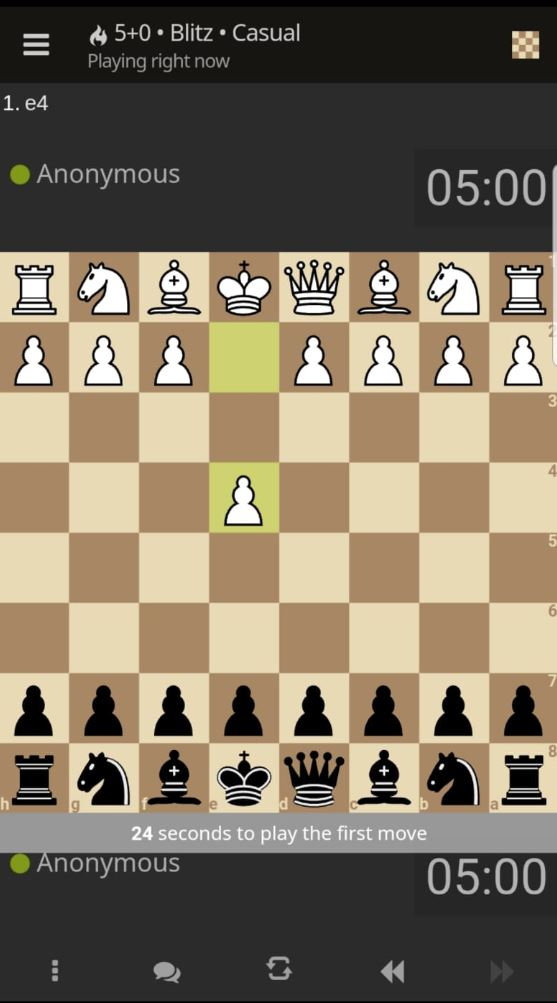
#> input picture test.JPG, 557 x 1003 px, given in place of screenshot1.png, which was not available
$ jupyter execute --allow-errors chessboard-detection.ipynb   (text cells are left out)
#> lines starting #> are read from the running program, lines starting #| are printed output that depends on the picture; after the words box and inside, x2 and y2 are one past the last pixel; in counts of white or black regions, pixels touching at a corner belong together; pictures that were not available may be replaced by others from this repository, and a replacement may not be noted
[cell 1]
# Imports for visualization
import cv2
import numpy as np
from matplotlib import pyplot as plt
from scipy import stats
import pyautogui

[cell 2]
def display_image(img):
    #imS = cv2.resize(img, (1000, 700))  # Resize image
    imS = cv2.resize(img, (800, 800))
    cv2.imshow("image", imS)
    cv2.waitKey(0)

    cv2.waitKey(0)
    cv2.destroyAllWindows()


def make_kernel(a):
  """Transform a 2D array into a convolution kernel"""
  a = np.asarray(a)
  a = a.reshape(list(a.shape) + [1,1])
  return a

[cell 3]
def take_screenshot():
    myScreenshot = pyautogui.screenshot(region=(565,195, 700, 700))
    myScreenshot.save(r'screenshot1.png')
    return r'screenshot1.png'

[cell 4]
import tkinter as tk
from tkinter import filedialog

root= tk.Tk()

canvas1 = tk.Canvas(root, width = 300, height = 300)
canvas1.pack()

def takeScreenshot ():

    myScreenshot = pyautogui.screenshot()
    file_path = filedialog.asksaveasfilename(defaultextension='.png')
    myScreenshot.save(file_path)

myButton = tk.Button(text='Take Screenshot', command=take_screenshot, bg='green',fg='white',font= 10)
canvas1.create_window(150, 150, window=myButton)

root.mainloop()

[cell 5]
#Load image and convert to grayscale
image_path = 'screenshot1.png'
img = cv2.imread(image_path)
#> img is the input picture: shape (1003, 557, 3); mean B, G, R 96.8, 115.1, 126.1

gray = cv2.cvtColor(img, cv2.COLOR_BGR2GRAY)
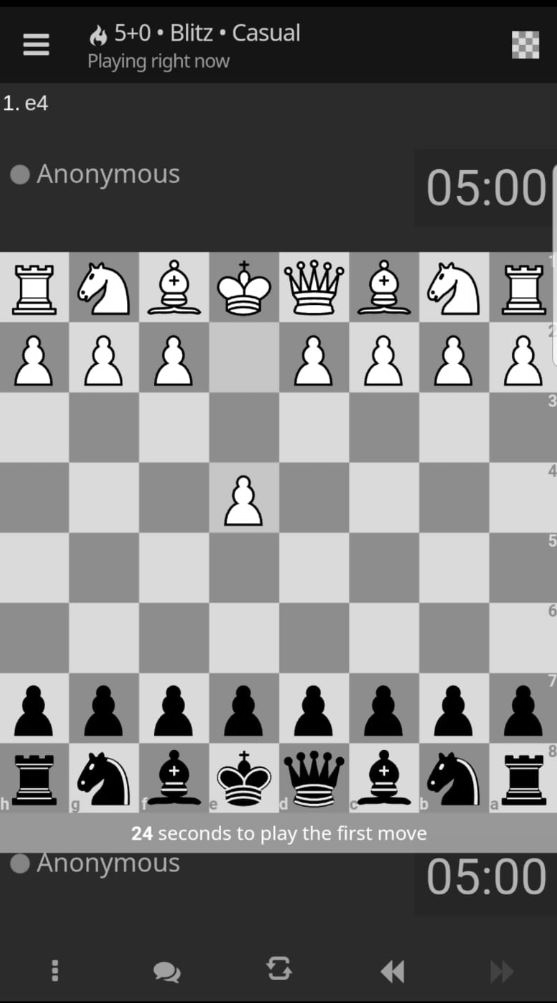
#> gray: shape (1003, 557); min 0, max 255, mean 116.3

#Perform Hough transform
gray = cv2.cvtColor(img, cv2.COLOR_BGR2GRAY)
edges = cv2.Canny(gray,50,150,apertureSize = 3)
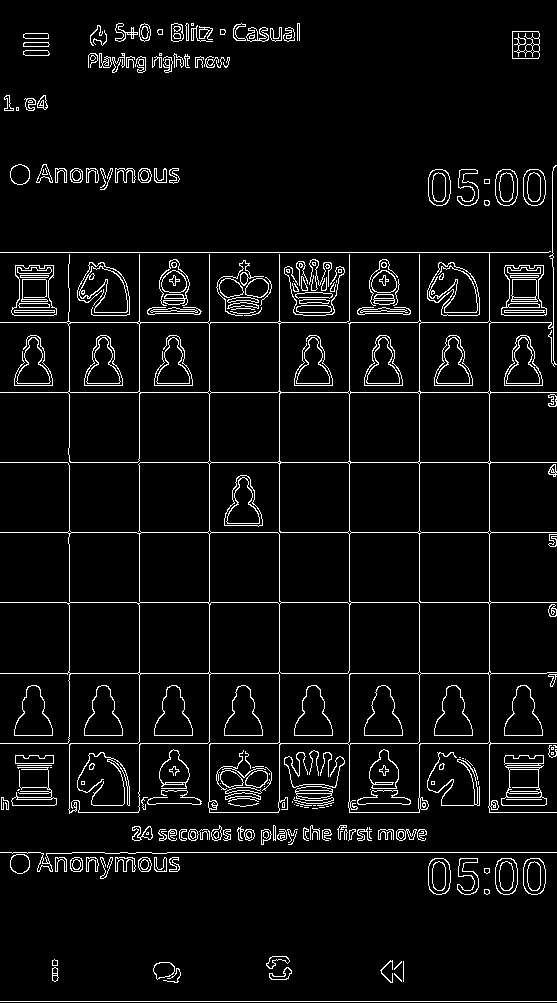
#> edges: shape (1003, 557); 5.4% white in thin lines or dots
lines = cv2.HoughLines(edges,1,np.pi/180,200)
#> lines = 23 rows, first 8: [139, 0], [279, 0], [489, 0], [209, 0], [1001, 1.57], [252, 1.57], [349, 0], [743, 1.57]

[cell 6]
vertical_lines = []
horizontal_lines = []
#Display all lines
for line in lines:
    rho = line[0][0]
    theta = line[0][1]
    if(theta == 0):
        vertical_lines.append(line)
#> this loop made 23 passes
#> (rho, theta) on passes 1 to 12: (139, 0), (279, 0), (489, 0), (209, 0), (1001, 1.57), (252, 1.57), (349, 0), (743, 1.57), (419, 0), (392, 1.57), (462, 1.57), (602, 1.57)
#> after the loop, vertical_lines = [[[139, 0]], [[279, 0]], [[489, 0]], [[209, 0]], [[349, 0]], [[419, 0]], [[69, 0]]]


#Display all lines
for line in lines:
    rho = line[0][0]
    theta = line[0][1]
    if theta != 0.0:
        horizontal_lines.append(line)
#> after the loop, horizontal_lines = [[[1001, 1.57]], [[252, 1.57]], [[743, 1.57]], [[392, 1.57]], [[462, 1.57]], [[602, 1.57]], [[532, 1.57]], [[322, 1.57]], [[673, 1.57]], [[852, 1.57]], [[735, 1.57]], [[385, 1.57]], [[812, 1.57]], [[383, 1.57]], [[805, 1.57]], [[312, 1.57]]]

[cell 7]
def checkMatch(lineset):
    """Checks whether there exists 7 lines of consistent increasing order in set of lines"""
    linediff = np.diff(lineset)
    x = 0
    cnt = 0
    for line in linediff:
        # Within 5 px of the other (allowing for minor image errors)
        if np.abs(line - x) < 5:
            cnt += 1
        else:
            cnt = 0
            x = line
    return cnt == 5

[cell 8]
len(horizontal_lines)
#> Out = 16

[cell 9]
img = cv2.imread(image_path)
for line in vertical_lines:
    rho = line[0][0]
    theta = line[0][1]
    a = np.cos(theta)
    b = np.sin(theta)
    x0 = a*rho
    y0 = b*rho
    x1 = int(x0 + 5000*(-b))
    y1 = int(y0 + 5000*(a))
    x2 = int(x0 - 5000*(-b))
    y2 = int(y0 - 5000*(a))

    cv2.line(img,(x1,y1),(x2,y2),(0,0,255),2)
#> this loop made 7 passes
#> (line, rho, x0, x1, x2) on passes 1 to 7: ([[139, 0]], 139, 139, 139, 139), ([[279, 0]], 279, 279, 279, 279), ([[489, 0]], 489, 489, 489, 489), ([[209, 0]], 209, 209, 209, 209), ([[349, 0]], 349, 349, 349, 349), ([[419, 0]], 419, 419, 419, 419), ([[69, 0]], 69, 69, 69, 69)
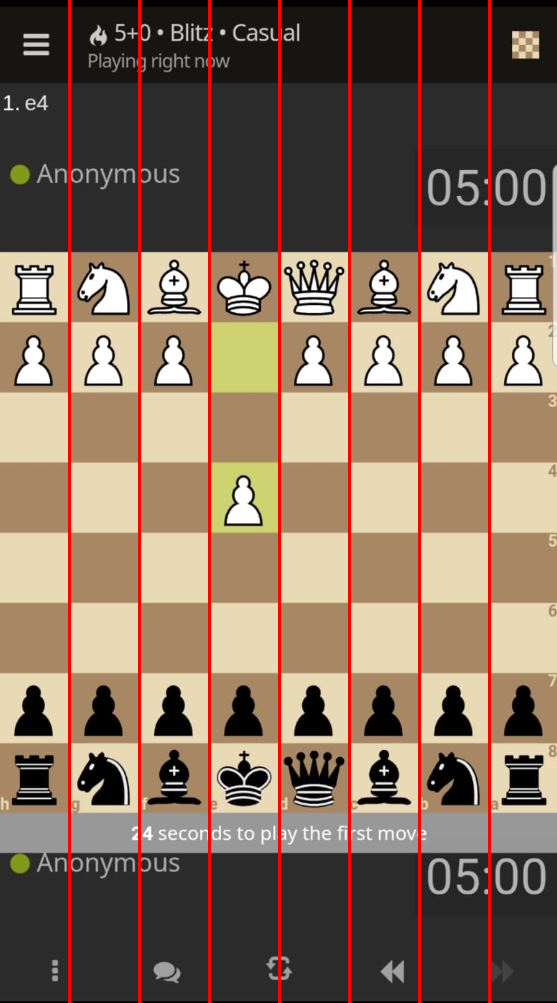
#> img: shape (1003, 557, 3); 3.77% of pixels changed, all inside (x1, y1, x2, y2) = (68, 0, 491, 1003)

display_image(img)

[cell 10]
img = cv2.imread(image_path)
for line in horizontal_lines:
    rho = line[0][0]
    theta = line[0][1]
    a = np.cos(theta)
    b = np.sin(theta)
    x0 = a*rho
    y0 = b*rho
    x1 = int(x0 + 5000*(-b))
    y1 = int(y0 + 5000*(a))
    x2 = int(x0 - 5000*(-b))
    y2 = int(y0 - 5000*(a))

    cv2.line(img,(x1,y1),(x2,y2),(0,0,255),2)
#> this loop made 16 passes
#> (line, rho, x0, y0, y1, y2) on passes 1 to 12: ([[1001, 1.57]], 1001, -4.38e-05, 1001, 1000, 1001), ([[252, 1.57]], 252, -1.1e-05, 252, 251, 252), ([[743, 1.57]], 743, -3.25e-05, 743, 742, 743), ([[392, 1.57]], 392, -1.71e-05, 392, 391, 392), ([[462, 1.57]], 462, -2.02e-05, 462, 461, 462), ([[602, 1.57]], 602, -2.63e-05, 602, 601, 602), ([[532, 1.57]], 532, -2.33e-05, 532, 531, 532), ([[322, 1.57]], 322, -1.41e-05, 322, 321, 322), ([[673, 1.57]], 673, -2.94e-05, 673, 672, 673), ([[852, 1.57]], 852, -3.72e-05, 852, 851, 852), ([[735, 1.57]], 735, -3.21e-05, 735, 734, 735), ([[385, 1.57]], 385, -1.68e-05, 385, 384, 385)
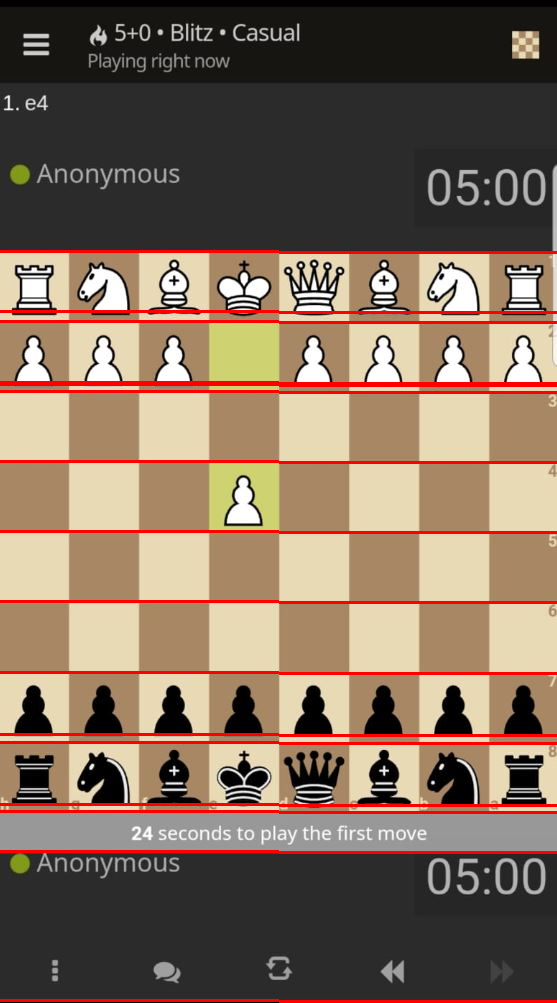
#> img: shape (1003, 557, 3); 4.69% of pixels changed, all inside (x1, y1, x2, y2) = (0, 250, 557, 1003)

display_image(img)
#> in display_image (call 2), `imS = cv2.resize(img, (800, 800))`:
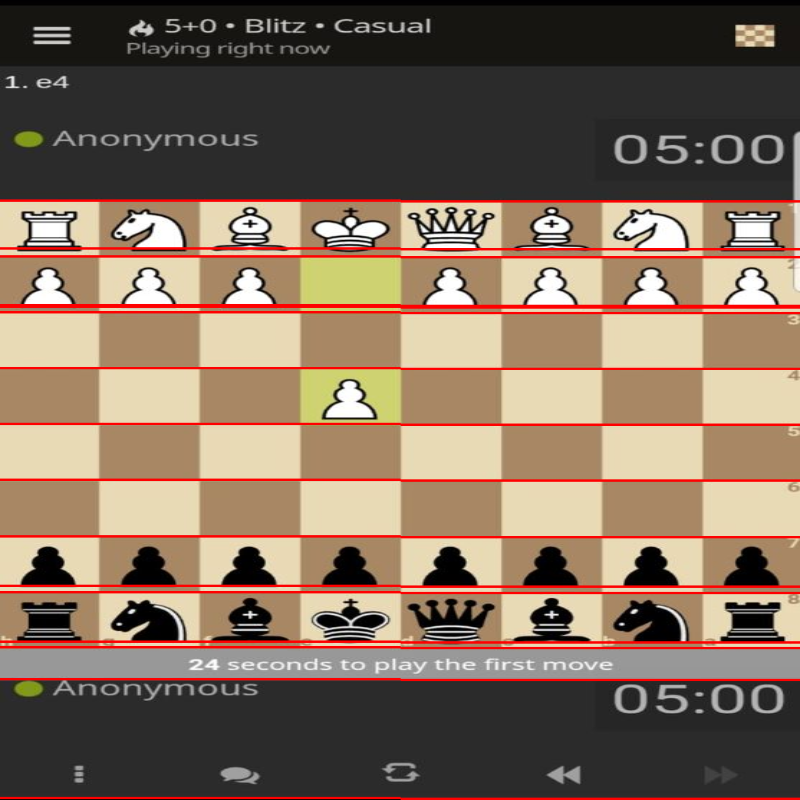
#> imS: shape (800, 800, 3); mean B, G, R 91.2, 108.2, 130.4

[cell 11]
#Convert to numpy arrays.
horizontal_lines_np = np.concatenate( horizontal_lines, axis=0 )
#> horizontal_lines_np = 16 rows, first 8: [1001, 1.57], [252, 1.57], [743, 1.57], [392, 1.57], [462, 1.57], [602, 1.57], [532, 1.57], [322, 1.57]
vertical_lines_np = np.concatenate( vertical_lines, axis=0 )
#> vertical_lines_np = [[139, 0], [279, 0], [489, 0], [209, 0], [349, 0], [419, 0], [69, 0]]
horizontal_lines_np = np.sort(horizontal_lines_np, axis = 0)
#> horizontal_lines_np = 16 rows, first 8: [252, 1.57], [312, 1.57], [322, 1.57], [383, 1.57], [385, 1.57], [392, 1.57], [462, 1.57], [532, 1.57]
vertical_lines_np = np.sort(vertical_lines_np, axis = 0)
#> vertical_lines_np = [[69, 0], [139, 0], [209, 0], [279, 0], [349, 0], [419, 0], [489, 0]]

horizontal_lines_np
#> Out has the same summary as horizontal_lines_np

[cell 12]
linediff_hor = np.diff(horizontal_lines_np, axis = 0)
#> linediff_hor = 15 rows, first 8: [60, 0], [10, 0], [61, 0], [2, 0], [7, 0], [70, 0], [70, 0], [70, 0]
linediff_ver = np.diff(vertical_lines_np, axis = 0)
#> linediff_ver = [[70, 0], [70, 0], [70, 0], [70, 0], [70, 0], [70, 0]]

linediff_hor
#> Out has the same summary as linediff_hor

[cell 13]
#Remove lines which are very close to each other so that the board detection will be easier.
def filter_lines(lines, linediff):
    indices_to_delete = []
    for index, diff in enumerate(linediff):
        if(diff[0] <= 10):
            indices_to_delete.append(index)
#> this loop made 15 passes
#> diff on passes 1 to 12: [60, 0], [10, 0], [61, 0], [2, 0], [7, 0], [70, 0], [70, 0], [70, 0], [71, 0], [62, 0], [8, 0], [62, 0]
#> after the loop, indices_to_delete = [1, 3, 4, 10, 12]
    return np.delete(lines, indices_to_delete,0)

[cell 14]
filtered_horizontal_lines = filter_lines(horizontal_lines_np, linediff_hor)
#> filtered_horizontal_lines = [[252, 1.57], [322, 1.57], [392, 1.57], [462, 1.57], [532, 1.57], [602, 1.57], [673, 1.57], [743, 1.57], [812, 1.57], [852, 1.57], [1001, 1.57]]
filtered_vertical_lines = filter_lines(vertical_lines_np, linediff_ver)
#> the loop in filter_lines (call 2), `for index, diff in enumerate(linediff):` made 6 passes
#> filtered_vertical_lines has the same summary as vertical_lines_np

[cell 15]
img = cv2.imread(image_path)
for line in filtered_horizontal_lines:
    rho = line[0]
    theta = line[1]
    a = np.cos(theta)
    b = np.sin(theta)
    x0 = a*rho
    y0 = b*rho
    x1 = int(x0 + 5000*(-b))
    y1 = int(y0 + 5000*(a))
    x2 = int(x0 - 5000*(-b))
    y2 = int(y0 - 5000*(a))

    cv2.line(img,(x1,y1),(x2,y2),(0,0,255),2)
#> this loop made 11 passes
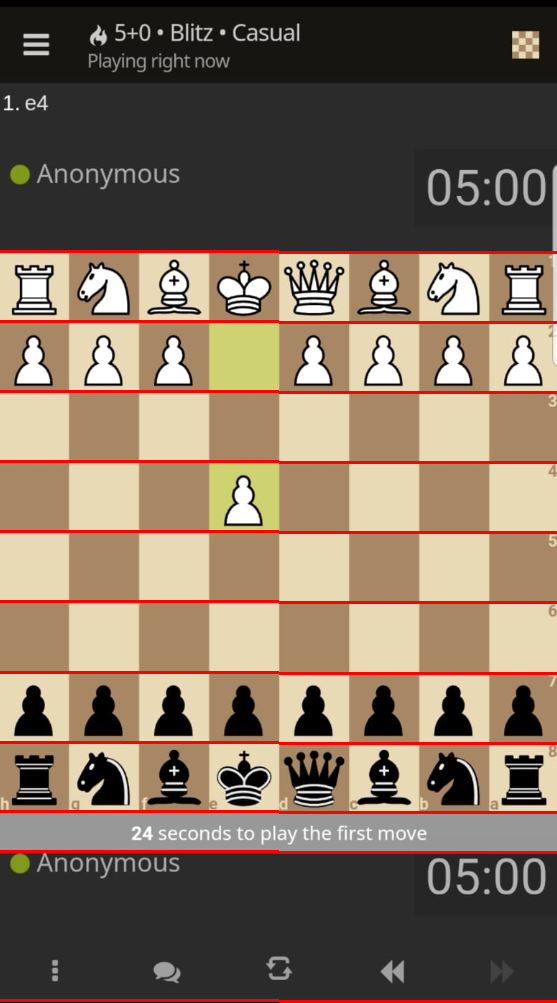
#> img: shape (1003, 557, 3); 3.29% of pixels changed, all inside (x1, y1, x2, y2) = (0, 250, 557, 1003)

display_image(img)
#> in display_image (call 3), `imS = cv2.resize(img, (800, 800))`:
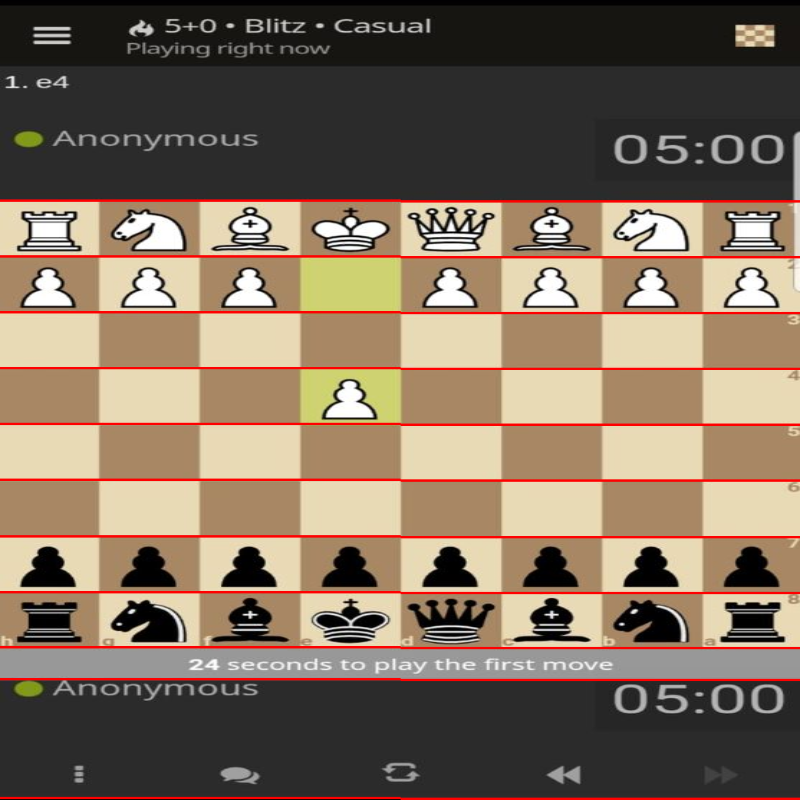
#> imS: shape (800, 800, 3); mean B, G, R 92.8, 110.1, 128.9

[cell 16]
#update line differences.

linediff_hor = np.diff(filtered_horizontal_lines, axis = 0)
#> linediff_hor = [[70, 0], [70, 0], [70, 0], [70, 0], [70, 0], [71, 0], [70, 0], [69, 0], [40, 0], [149, 0]]
linediff_ver = np.diff(filtered_vertical_lines, axis = 0)

[cell 17]
linediff_hor
#> Out has the same summary as linediff_hor

[cell 18]
def get_chess_lines(lines, linediff):
    indices_to_delete = []
    #find most occuring difference which is probably the width of the chess square.
    m = stats.mode(linediff)
#> m = ([70, 0], [6, 10])
    mode = m[0][0][0]
    for index, diff in enumerate(linediff):
        if(abs(diff[0] - mode) >5):
            print(diff[0])
            indices_to_delete.append(index+1)
    return np.delete(lines, indices_to_delete,0)

#> (a cell that did not finish here is left out)

[cell 20]
img = cv2.imread(image_path)
#> (the rest of this cell did not finish here and is left out)

[cell 21]
#Get equations of lines:
def getIntersection(rho1,theta1,rho2, theta2):
    A = np.array([
        [np.cos(theta1), np.sin(theta1)],
        [np.cos(theta2), np.sin(theta2)]
    ])
    b = np.array([[rho1], [rho2]])
    x0, y0 = np.linalg.solve(A, b)
    x0, y0 = int(np.round(x0)), int(np.round(y0))
    return [[x0, y0]]

[cell 22]
#Get all intersection points of horizontal and vertical lines to get the corners of the chess squares to extract patches.

points = []
#> (the rest of this cell did not finish here and is left out)

[cell 23]
# Make empty black image
img = cv2.imread(image_path)
for point in points:
    print(point)
    cv2.circle(img, (point[0],point[1]), 5, [0,0,255], thickness=2, lineType=8, shift=0)
#image[10,5]=[0,0,255]

display_image(img)
#> in display_image (call 4), `imS = cv2.resize(img, (800, 800))`:
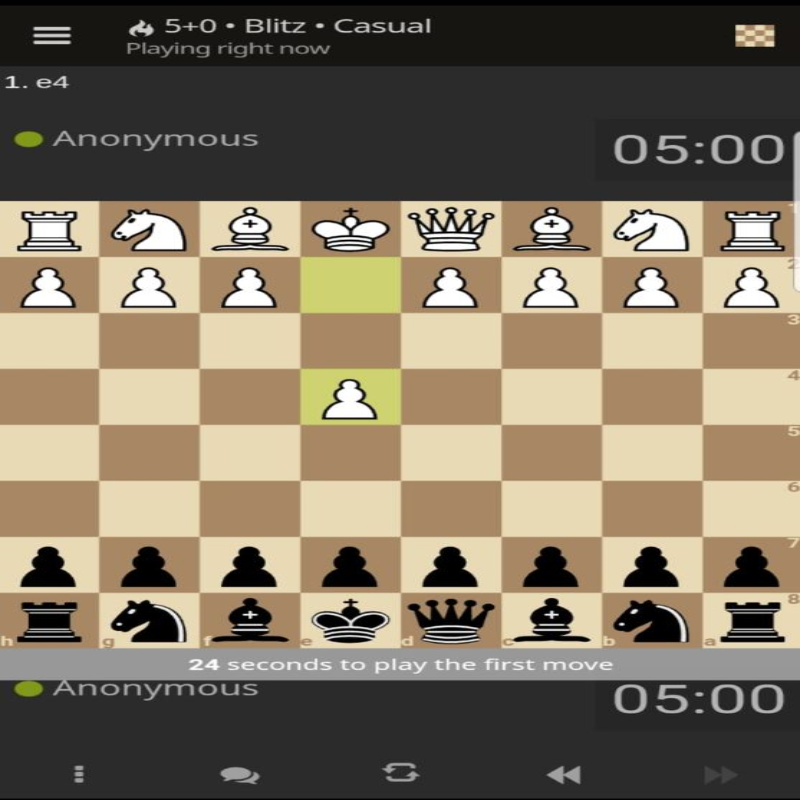
#> imS: shape (800, 800, 3); mean B, G, R 96.8, 115.1, 126.1
# # Make one pixel red

# # Save
# cv2.imwrite("result.png",image)

[cell 24]
# create a 2D list for easier point arrangement
new_points = []
print(len(points))

if(len(points) != 81) :
    print("Board not detected! Try again!")
else:
    for i in range(0,81):
        if(i % 9) == 0:
            new_points.append([])
        new_points[int(i/9)].append(points[i])

[cell 25]
new_points

[cell 26]
def get_square_coordinates(points):
    squares = []
    for i in range(0, 8):
        for j in range(0,8):
            squares.append([(i,j), (i, j + 1), (i + 1, j), (i + 1, j + 1)])
    return squares

def get_ith_square(i, points, squares):
    square = squares[i-1]
    return [points[square[0][0]][square[0][1]], points[square[1][0]][square[1][1]],
            points[square[2][0]][square[2][1]],points[square[3][0]][square[3][1]]]
